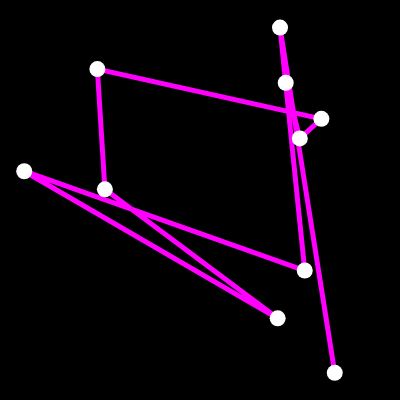
Frame 1 (no input)
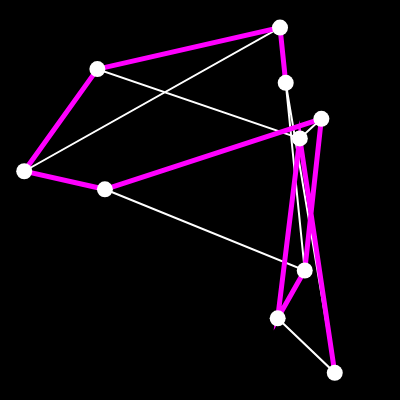
Frame 60 (no input)
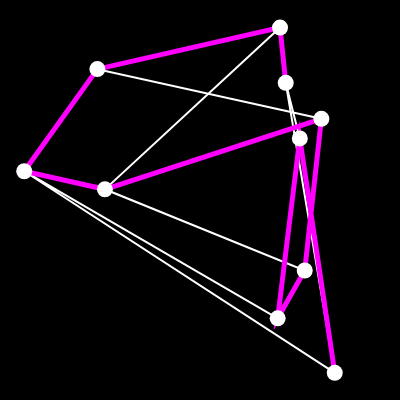
Frame 120 (the mouse pressed at the canvas centre since frame 60)

The p5.js sketch that drew these frames (run headless with seeded random() and noise() and a simulated clock; from frame 60 on, the mouse is pressed at the canvas centre):

// p5.js sketch
// ── sketch.js
var totalpoints = 10;
var points = [];

var recordDist;
var bestEver;

function setup(){
  createCanvas(400, 400);
  for(var i=0;i<totalpoints;i++){
    points[i] = createVector(random(width), random(height));
  }
  recordDist = calcDist(points);
  bestEver = points.slice();
}

function draw(){
  background(0);
  var prev = null;
  push();
  stroke(255);
  strokeWeight(2);
  noFill();
  beginShape();
  points.forEach(p=>{
    vertex(p.x, p.y);
  });
  endShape();
  pop();

  push();
  stroke(255, 0, 255);
  strokeWeight(5);
  noFill();
  beginShape();
  bestEver.forEach(p=>{
    vertex(p.x, p.y);
  });
  endShape();
  pop();

  points.forEach(p=>{
    push();
    stroke(255);
    strokeWeight(16);
    point(p.x, p.y);
    pop();
  });

  swap(points, floor(random(points.length)), floor(random(points.length)));

  var d = calcDist(points);
  if(d<recordDist){
    recordDist = d;
     bestEver = points.slice();
    console.log(recordDist);
  }
}

function swap(arr, i, j){
  var temp = arr[i];
  arr[i] = arr[j];
  arr[j] = temp;
}

function calcDist(arr){
  var sum=0;
  var prev = null;
  arr.forEach(p=>{
    if(prev){
      sum+=dist(prev.x, prev.y, p.x, p.y);
    }
    prev = p;
  });
  return sum;
}
